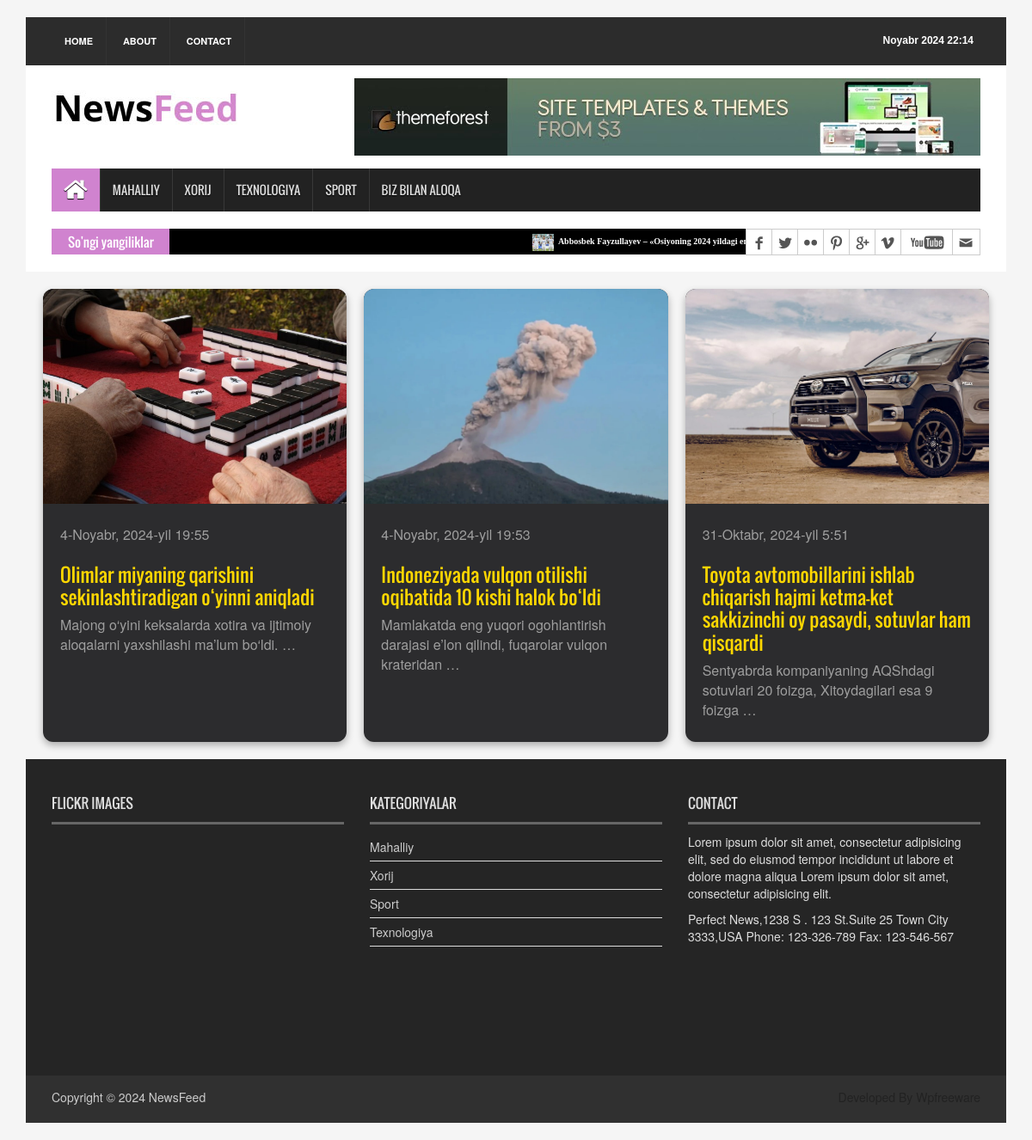
The app's page /xorij/ with its own data.
### news/models.py (models this page shows, shortened)
class News(models.Model):
    class Status(models.TextChoices):
        Draft='DR','Draft'
        Published='PB','Published'
    title=models.CharField(max_length=250)
    slug=models.CharField(max_length=250)
    body=models.TextField()
    image=models.ImageField(upload_to='news/images')
    category=models.ForeignKey(Category,on_delete=models.CASCADE)
    publish_time=models.DateTimeField(default=timezone.now)
    created_time=models.DateTimeField(auto_now_add=True)
    update_time=models.DateTimeField(auto_now=True)
    status=models.CharField(max_length=2,
                            choices=Status.choices,
                            default=Status.Draft
                            )
    objects=models.Manager() #default manager
    published=PublishedManager()
    class Meta:
        ordering=['-publish_time']
    def get_absolute_url(self):
        return reverse("news-detail", args=[self.slug])

class Category(models.Model):
    title=models.CharField(max_length=150)

### news/views.py (the view)
# urls.py: path('xorij/',ForeignNewsView.as_view(),name='xorij-page'),
class ForeignNewsView(ListView):
    model=News
    template_name='news/xorij.html'
    context_object_name='xorij_yangiliklar'
    def get_queryset(self):
        news=self.model.published.all().filter(category__title="Xorij").order_by('-publish_time')
        return news

### news/custom_prosessor.py (called while the page is built)
def latest_news(request):
    latest_news=News.published.all().order_by('-publish_time')[:10]
    categories=Category.objects.all()
    context={
        "latest_news":latest_news,
        "categories":categories,
    }
    return context

### news/models.py (called while the page is built)
    def get_queryset(self):
        return super().get_queryset().filter(status=News.Status.Published)

### templates/news/xorij.html (shortened to what this page needs)
{% extends "news/base.html" %}
{% load static %}
{% block content %}
<div class="post-container">
{% for news in xorij_yangiliklar %}
<div class="post-card">
    <a href="{{news.get_absolute_url}}"><img src="{{news.image.url}}" alt=""></a>
    <div class="post-card-content">
        <p>{{ news.publish_time}}</p>
        <h3><a href="{{news.get_absolute_url}}">{{news.title}}</a></h3>
        <p>{{ news.body | truncatewords:10 }}</p>
    </div>
</div>
{% endfor %}
</div>
{% endblock content %}

### templates/news/base.html (shortened to what this page needs)
{% load static %}
<!DOCTYPE html>
<html>
<head>
<link rel="stylesheet" type="text/css" href="{% static 'css/bootstrap.min.css' %}">
<link rel="stylesheet" type="text/css" href="{% static 'css/font-awesome.min.css' %}">
<link rel="stylesheet" type="text/css" href="{% static 'css/animate.css' %}">
<link rel="stylesheet" type="text/css" href="{% static 'css/font.css' %}">
<link rel="stylesheet" type="text/css" href="{% static 'css/li-scroller.css' %}">
<link rel="stylesheet" type="text/css" href="{% static 'css/slick.css' %}">
<link rel="stylesheet" type="text/css" href="{% static 'css/jquery.fancybox.css' %}">
<link rel="stylesheet" type="text/css" href="{% static 'css/theme.css' %}">
<link rel="stylesheet" type="text/css" href="{% static 'css/style.css' %}">
</head>
<body>
<div class="container">
  <header id="header">
    <div class="row">
      <div class="col-lg-12 col-md-12 col-sm-12">
        <div class="header_top">
          <div class="header_top_left">
            <ul class="top_nav">
              <li><a href="{% url 'home-page' %}">Home</a></li>
              <li><a href="#">About</a></li>
              <li><a href="{% url 'contact-page' %}">Contact</a></li>
            </ul>
          </div>
          <div class="header_top_right">
            <p>{% now " F Y H:i" %}</p>
          </div>
        </div>
      </div>
      <div class="col-lg-12 col-md-12 col-sm-12">
        <div class="header_bottom">
          <div class="logo_area"><a href="{% url 'home-page' %}" class="logo"><img src="{% static 'images/logo.jpg' %}" alt=""></a></div>
          <div class="add_banner"><a href="#"><img src="{% static 'images/addbanner.jpg' %}" alt=""></a></div>
        </div>
      </div>
    </div>
  </header>
  <section id="navArea">
    <nav class="navbar navbar-inverse" role="navigation">
      <div id="navbar" class="navbar-collapse collapse">
        <ul class="nav navbar-nav main_nav">
          <li class="active"><a href="{% url 'home-page' %}"><span class="fa fa-home desktop-home"></span><span class="mobile-show">Home</span></a></li>
          <li><a href="{% url 'mahalliy-page' %}">Mahalliy</a></li>
          <li><a href="{% url 'xorij-page' %}">Xorij</a></li>
          <li><a href="{% url 'texnologiya-page' %}">Texnologiya</a></li>
          <li><a href="{% url 'sport-page' %}">Sport</a></li>
          <li><a href="{% url 'contact-page' %}">Biz bilan aloqa</a></li>
        </ul>
      </div>
    </nav>
  </section>
  <section id="newsSection">
    <div class="row">
      <div class="col-lg-12 col-md-12">
        <div class="latest_newsarea"> <span>So'ngi yangiliklar</span>
          <ul id="ticker01" class="news_sticker">
            {% for news in latest_news %}
              <li><a href="{{ news.get_absolute_url }}"><img src="{{ news.image.url }}" alt="">{{ news.title }}</a></li>
            {% endfor %}
          </ul>
          <div class="social_area">
            <ul class="social_nav">
              <li class="facebook"><a href="#"></a></li>
              <li class="twitter"><a href="#"></a></li>
              <li class="flickr"><a href="#"></a></li>
              <li class="pinterest"><a href="#"></a></li>
              <li class="googleplus"><a href="#"></a></li>
              <li class="vimeo"><a href="#"></a></li>
              <li class="youtube"><a href="#"></a></li>
              <li class="mail"><a href="#"></a></li>
            </ul>
          </div>
        </div>
      </div>
    </div>
  </section>
{% block content %}
{% endblock content %}
  <footer id="footer">
    <div class="footer_top">
      <div class="row">
        <div class="col-lg-4 col-md-4 col-sm-4">
          <div class="footer_widget wow fadeInLeftBig">
            <h2>Flickr Images</h2>
          </div>
        </div>
        <div class="col-lg-4 col-md-4 col-sm-4">
          <div class="footer_widget wow fadeInDown">
            <h2>kategoriyalar</h2>
            <ul class="tag_nav">
              {% for category in categories %}
              <li><a href="#">{{ category.title }}</a></li>
              {% endfor %}
            </ul>
          </div>
        </div>
        <div class="col-lg-4 col-md-4 col-sm-4">
          <div class="footer_widget wow fadeInRightBig">
            <h2>Contact</h2>
            <p>Lorem ipsum dolor sit amet, consectetur adipisicing elit, sed do eiusmod tempor incididunt ut labore et dolore magna aliqua Lorem ipsum dolor sit amet, consectetur adipisicing elit.</p>
            <address>
            Perfect News,1238 S . 123 St.Suite 25 Town City 3333,USA Phone: 123-326-789 Fax: 123-546-567
            </address>
          </div>
        </div>
      </div>
    </div>
    <div class="footer_bottom">
      <p class="copyright">Copyright &copy; {% now " Y " %} <a href="index.html">NewsFeed</a></p>
      <p class="developer">Developed By Wpfreeware</p>
    </div>
  </footer>
</div>
</body>
</html>

### static/css/li-scroller.css (style rules this page uses)
ul.newsticker { position:relative; left:750px; font:bold 10px Verdana; list-style-type:none; margin:0; padding:0 }
ul.newsticker li { float:left; margin:0; padding:0 }
ul.newsticker a { white-space:nowrap; padding:0; color:#fff; margin:0 50px 0 0 }
ul.newsticker a > img { height:20px; margin-right:5px; width:25px }

### static/css/theme.css (style rules this page uses)
.navbar-inverse .navbar-nav > .active > a, .navbar-inverse .navbar-nav > .active > a:hover, .navbar-inverse .navbar-nav > .active > a:focus { background-color:#d083cf }
.latest_newsarea span { background:none repeat scroll 0 0 #d083cf }

### templates/news/base.html (style rules this page uses)
.post-container { display: grid; grid-template-columns: repeat(3, 1fr); gap: 20px; max-width: 1200px; padding: 20px; margin: 0 auto; }
.post-card { background-color: #2c2c2e; border-radius: 12px; overflow: hidden; box-shadow: 0 4px 8px rgba(0, 0, 0, 0.3); transition: transform 0.2s; }
.post-card img { width: 100%; height: 200px; object-fit: cover; }
.post-card-content { padding: 20px; }
.post-card-content p { font-size: 14px; color: #9e9e9e; margin: 5px 0; }
.post-card-content h3 a { font-size: 20px; color: #ffd700; margin: 10px 0; }
@media (min-width: 1024px) { .post-card img { height: 250px; } }
@media (min-width: 1024px) { .post-card-content p { font-size: 16px; } }
@media (min-width: 1024px) { .post-card-content h3 a { font-size: 22px; } }

### records on screen
News: image (picture), title "Abbosbek Fayzullayev – «Osiyoning 2024 yildagi eng yaxshi yosh o‘yinchisi» sovriniga da’vogar"
News: image (picture), publish_time "4-Noyabr, 2024-yil 19:55", title "Olimlar miyaning qarishini sekinlashtiradigan o‘yinni aniqladi", body "Majong o‘yini keksalarda xotira va ijtimoiy aloqalarni yaxshilashi ma’lum bo‘ldi. …"
News: image (picture), publish_time "4-Noyabr, 2024-yil 19:53", title "Indoneziyada vulqon otilishi oqibatida 10 kishi halok bo‘ldi", body "Mamlakatda eng yuqori ogohlantirish darajasi e’lon qilindi, fuqarolar vulqon krateridan …"
News: image (picture), publish_time "31-Oktabr, 2024-yil 5:51", title "Toyota avtomobillarini ishlab chiqarish hajmi ketma-ket sakkizinchi oy pasaydi, sotuvlar ham qisqardi", body "Sentyabrda kompaniyaning AQShdagi sotuvlari 20 foizga, Xitoydagilari esa 9 foizga …"
Category: title "Mahalliy"
Category: title "Xorij"
Category: title "Sport"
Category: title "Texnologiya"
